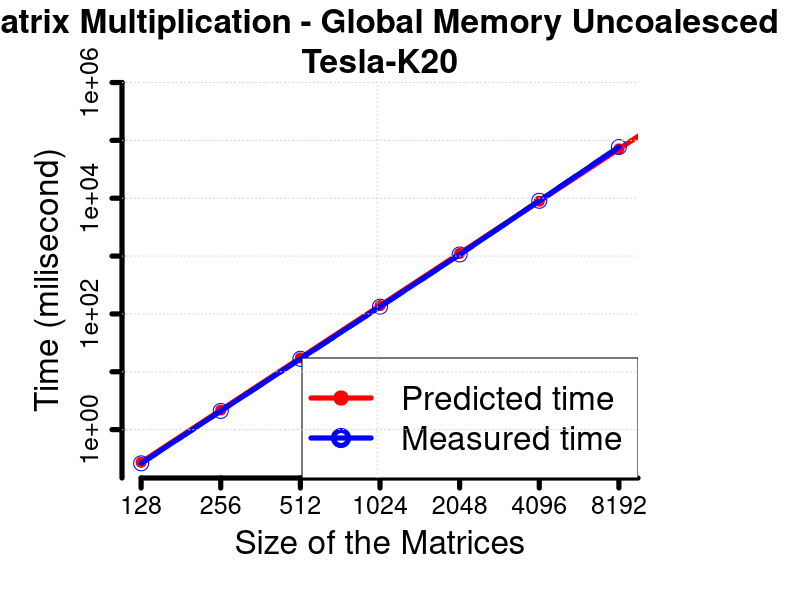
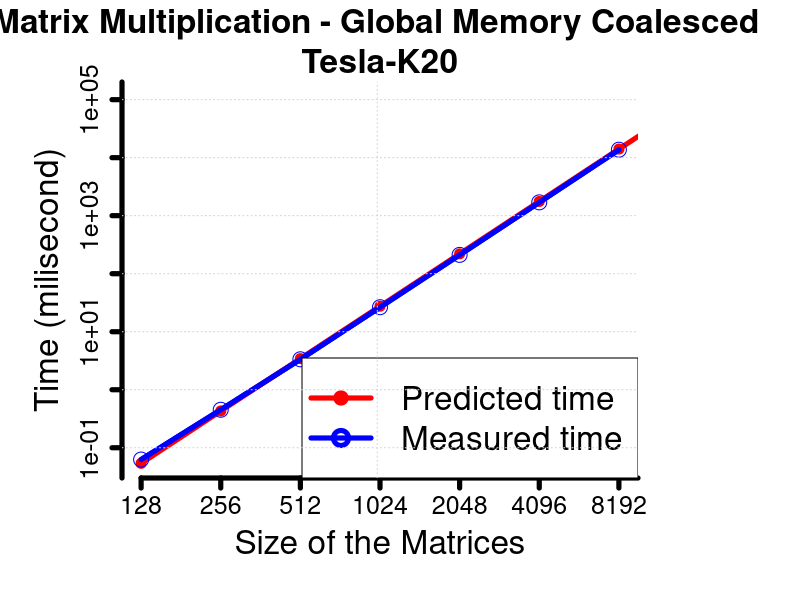
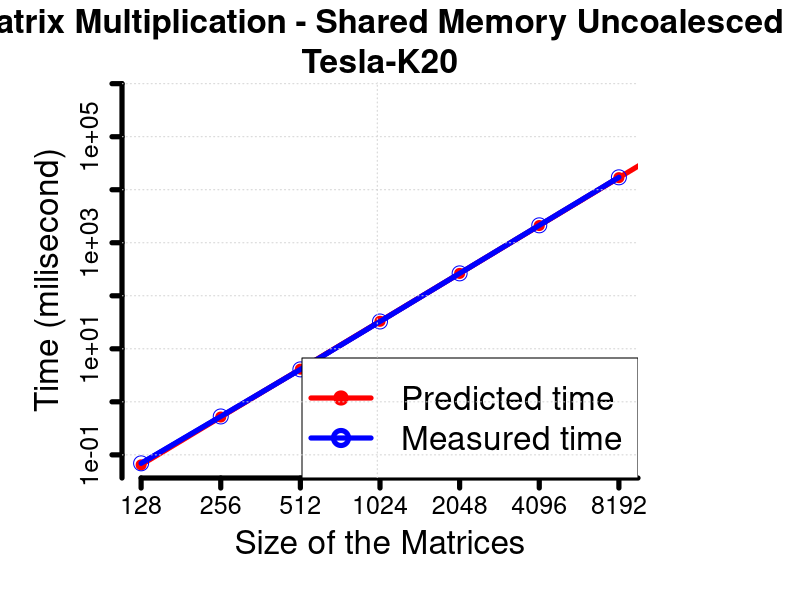
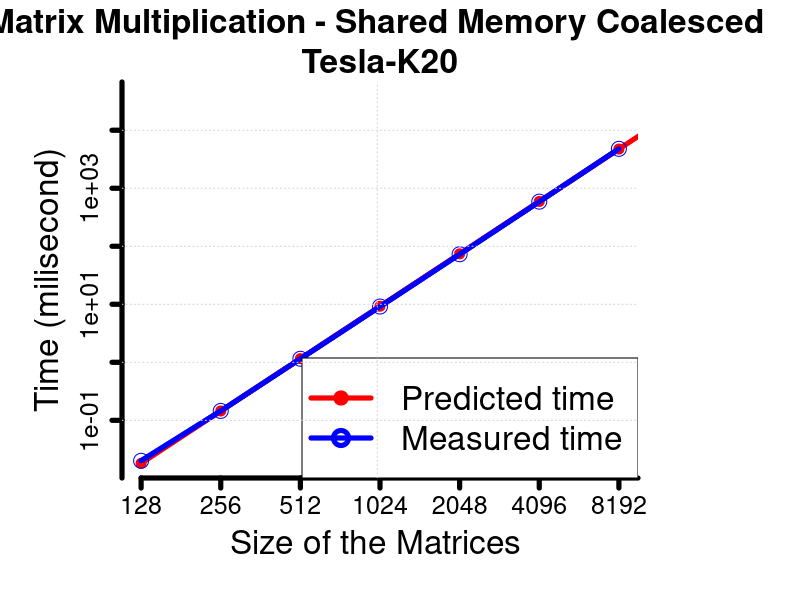
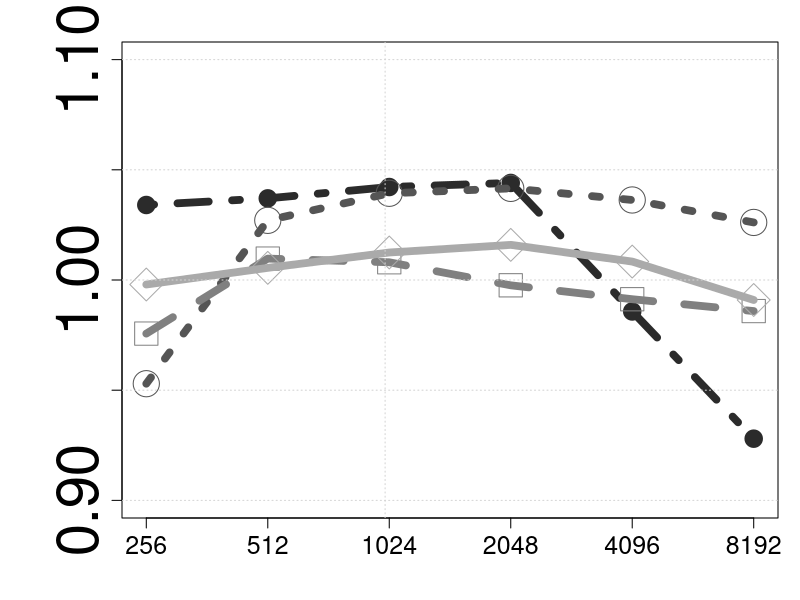

Reproduce these figures in R, in order.
setwd("/home/marcos/Dropbox/Doctorate/Results/2015/BSPGPU/experiment/tesla-k20/")

GPU <- "Tesla-K20"

# The palette of color
cbbPalette <- gray(1:4/6)#c("red", "blue", "darkgray", "orange","black","lightblue", "lightblue","violet")


matMulGmUnSP <- 0
matMulGmCoSP <- 0
matMulSmUnSP <- 0
matMulSmCoSP <- 0
SubSeqMax <- 0

temp <- as.matrix(read.table("./matMul-Gm-Un-SP.txt", sep="\t", header=F,fill = TRUE))
for (i in 1:7){
  matMulGmUnSP[i]<- mean(temp[i,1:10])
}

temp <- as.matrix(read.table("./matMul-Gm-SP.txt", sep="\t", header=F,fill = TRUE))
for (i in 1:7){
  matMulGmCoSP[i]<- mean(temp[i,1:10])
}


temp <- as.matrix(read.table("./matMul-Sm-Un-SP.txt", sep="\t", header=F,fill = TRUE))
for (i in 1:7){
  matMulSmUnSP[i]<- mean(temp[i,1:10])
}

temp <- as.matrix(read.table("./matMul-Sm-SP.txt", sep="\t", header=F,fill = TRUE))
for (i in 1:7){
  matMulSmCoSP[i]<- mean(temp[i,1:10])
}


temp <- as.matrix(read.table("./SubSeqMax.txt", sep="\t", header=F,fill = TRUE))
for (i in 1:12){
  SubSeqMax[i]<- mean(temp[i,1:10])
}


Nn <- 7:14;
N <- 2^Nn;

syzeBytes <- N*2*4; # Bytes
numberMultiplication <- N;
numberSumas <- N;


tileWidth <- 16;
threadsPerBlock <- tileWidth*tileWidth;

gridsizes <- as.integer((N +  tileWidth -1)/tileWidth);
blocknumber <- gridsizes*gridsizes
numberthreads <- threadsPerBlock * blocknumber;


PCoresNumber_GT630 <- 2496;
clockFrequency_GT630 <- 706; # Mhz	
cycleMultiplicationKepler <- 16;
cycleSumKepler <- 4;
cycleFMA <- 2

memoryBusWidth_GT630 <- 320/8; # Bytes
memoryClockRate_GT630 <- 2600; # Mhz

latencySharedMemory <- 5; #Cycles per processor
latencyGlobalMemory <- latencySharedMemory* 100; #Cycles per processor

latencyL1 <- latencySharedMemory; #Cycles per processor
latencyL2 <- latencyGlobalMemory*0.5; #Cycles per processor

bandWidth_GT630 <-  memoryClockRate_GT630 * memoryBusWidth_GT630 *2; # MB/s
flopsTheoreticalpeaK_GT630 <- clockFrequency_GT630 * PCoresNumber_GT630; # Mflops/second


GDDR5SizeMB_GT630 <- 2048; # MB
L2CacheSize_GT630 <- 128; # b
sharedMemorySize_GT630 <- 48;  # Kb
L1CacheSizeKB_GT630 <- 16; # Kb
registersPerBlock_GT630 <- 64; # Kb


### BSP MULTILEVEL MEMORY

#Cycles operations per Threadoperation
tempOperationcycles <- ((numberMultiplication * cycleFMA) + (0 * cycleSumKepler)) * numberthreads;
# Miliseconds
timeComputationKernel <-  tempOperationcycles; 
# Miliseconds
#communicationLatencyKernel <- (syzeBytes + 16)*numberthreads/(bandWidth_GT630*10^6)*10^3; 
# Miliseconds

reads <- numberthreads*N*2

L1Effect <- 0
L2Effect <- 0.02*reads
W <- 4.35

CommGM <- ((numberthreads*N*2 - L1Effect - L2Effect + numberthreads)*latencyGlobalMemory + L1Effect*latencyL1 + L2Effect*latencyL2);

# MODEL Multi_BSP_GPUModelPredictionTime Miliseconds
timeKernel_GM_Un <- ( W^-1*(timeComputationKernel + CommGM)/(flopsTheoreticalpeaK_GT630*10^6))*10^3;

SpeedupMatMulGmUnSP_GT630 <- timeKernel_GM_Un[1:7]/matMulGmUnSP;

############ MatMul GLobal Memory UnCoalesced 

png(filename="./images/MatMul-Gm-Un-SP.png", width=1200, height=800)
par(mar=c(6, 6, 4, 8) + 0.1)
plot(N[1:7], matMulGmUnSP[1:7],type="l",log="xy", lty = 2, lwd=c(5,5), yaxt="n",xaxt="n", 
     ylim=c(min(matMulGmUnSP,timeKernel_GM_Un), c(max(matMulGmUnSP,timeKernel_GM_Un))), xlim=c(128, 8192), 
     col = "blue", ylab = "Time (milisecond)", xlab = "Size of the Matrices",  cex.lab=2,cex.main=2,
     main = paste("Matrix Multiplication - Global Memory Uncoalesced \n", GPU, sep =""), axes = FALSE);

lines(N, timeKernel_GM_Un, col = "red",lwd=c(5,5));
points(N, timeKernel_GM_Un, col = "red", type = "p",pch=20,cex = 2)

lines(N[1:7], matMulGmUnSP[1:7], col = "blue",lwd=c(5,5));
points(N[1:7], matMulGmUnSP, col = "blue", pch=21,cex = 2);

axis(1, at = c(N), labels = c(N), cex.axis = 1.5,lwd=c(5,5))

y <- floor(log10(range(matMulGmUnSP,timeKernel_GM_Un)))
pow <- seq(y[1], y[2]+1);
axis(2, 10^pow, cex.axis = 1.5,lwd=c(5,5));

legend('bottomright', c("Predicted time","Measured time"), 
       lty=1, col=c("red","blue"), pch=c(20,21), lwd=c(5,5), cex=2)

grid()
dev.off()



############ MatMul GLobal Memory Coalesced #################
L1Effect <- 0
L2Effect <- 0.02*reads
W <- 22

CommGM <- ((numberthreads*N*2 - L1Effect - L2Effect + numberthreads)*latencyGlobalMemory + L1Effect*latencyL1 + L2Effect*latencyL2);

# MODEL Multi_BSP_GPUModelPredictionTime Miliseconds
timeKernel_GM_Co <- ( W^-1*(timeComputationKernel + CommGM)/(flopsTheoreticalpeaK_GT630*10^6))*10^3;

SpeedupMatMulGmCoSP_GT630 <- timeKernel_GM_Co[1:7]/matMulGmCoSP;

png(filename="./images/MatMul-Gm-Co-SP.png", width=1200, height=800)
par(mar=c(6, 6, 4, 8) + 0.1)
plot(N[1:7], matMulGmCoSP[1:7],type="l",log="xy", lty = 1, lwd=c(5,5), yaxt="n",xaxt="n", 
     ylim=c(min(matMulGmCoSP,timeKernel_GM_Co), c(max(matMulGmCoSP,timeKernel_GM_Co))), xlim=c(128, 8192), 
     col = "blue", ylab = "Time (milisecond)", xlab = "Size of the Matrices",  cex.lab=2,cex.main=2,
     main = paste("Matrix Multiplication - Global Memory Coalesced \n", GPU, sep =""), axes = FALSE);

lines(N, timeKernel_GM_Co, col = "red",lwd=c(5,5));
points(N, timeKernel_GM_Co, col = "red", type = "p",pch=20,cex = 2)

lines(N[1:7], matMulGmCoSP[1:7], col = "blue",lwd=c(5,5));
points(N[1:7], matMulGmCoSP, col = "blue", pch=21,cex = 2);

axis(1, at = c(N), labels = c(N),cex.axis = 1.5,lwd=c(5,5))

y <- floor(log10(range(matMulGmCoSP,timeKernel_GM_Co)))
pow <- seq(y[1], y[2]+1);
axis(2, 10^pow, cex.axis = 1.5,lwd=c(5,5));

legend('bottomright', c("Predicted time","Measured time"), 
       lty=1, col=c("red","blue"), pch=c(20,21), lwd=c(5,5), cex=2)
grid()
dev.off()


############ MatMul Shared Memory Un-Coalesced #################
L1Effect <- 0
L2Effect <- 0.02*reads
W <- 18.5

CommGM <- ((numberthreads*N*2 - L1Effect - L2Effect + numberthreads)*latencyGlobalMemory + L1Effect*latencyL1 + L2Effect*latencyL2);
CommSM <- (numberthreads*N*2 + numberthreads)*latencySharedMemory

# MODEL Multi_BSP_GPUModelPredictionTime Miliseconds
timeKernel_SM_Un <- ( W^-1*(timeComputationKernel + CommGM + CommSM)/(flopsTheoreticalpeaK_GT630*10^6))*10^3;

SpeedupMatMulSmUnSP_GT630 <- timeKernel_SM_Un[1:7]/matMulSmUnSP;

png(filename="./images/MatMul-Sm-Un-SP.png", width=1200, height=800)
par(mar=c(6, 6, 4, 8) + 0.1)
plot(N[1:7], matMulSmUnSP[1:7],type="l",log="xy", lty = 1, lwd=c(5,5), yaxt="n",xaxt="n", 
     ylim=c(min(matMulSmUnSP,timeKernel_GM_Un), c(max(matMulSmUnSP,timeKernel_GM_Un))), xlim=c(128, 8192), 
     col = "blue", ylab = "Time (milisecond)", xlab = "Size of the Matrices",  cex.lab=2,cex.main=2,
     main = paste("Matrix Multiplication - Shared Memory Uncoalesced \n", GPU, sep =""), axes = FALSE);

lines(N, timeKernel_SM_Un, col = "red",lwd=c(5,5));
points(N, timeKernel_SM_Un, col = "red", type = "p",pch=20,cex = 2)

lines(N[1:7], matMulSmUnSP[1:7], col = "blue",lwd=c(5,5));
points(N[1:7], matMulSmUnSP, col = "blue", pch=21,cex = 2);

axis(1, at = c(N), labels = c(N), cex.axis = 1.5,lwd=c(5,5))

y <- floor(log10(range(matMulSmUnSP,timeKernel_SM_Un)))
pow <- seq(y[1], y[2]+1);
axis(2, 10^pow, cex.axis = 1.5,lwd=c(5,5));

legend('bottomright', c("Predicted time","Measured time"), 
       lty=1, col=c("red","blue"), pch=c(20,21), lwd=c(5,5), cex=2)
grid()
dev.off()


############ MatMul Shared Memory Coalesced #################
L1Effect <- 0
L2Effect <- 0.02*reads
W <- 66

CommGM <- ((numberthreads*N*2 - L1Effect - L2Effect + numberthreads)*latencyGlobalMemory + L1Effect*latencyL1 + L2Effect*latencyL2);
CommSM <- ((numberthreads*N*2 + numberthreads)*latencySharedMemory)

# MODEL Multi_BSP_GPUModelPredictionTime Miliseconds
timeKernel_SM_Co <- ( W^-1*(timeComputationKernel + CommGM + CommSM)/(flopsTheoreticalpeaK_GT630*10^6))*10^3;

SpeedupMatMulSmCoSP_GT630 <- timeKernel_SM_Co[1:7]/matMulSmCoSP;

png(filename="./images/MatMul-Sm-Co-SP.png", width=1200, height=800)
par(mar=c(6, 6, 4, 8) + 0.1)
plot(N[1:7], matMulSmCoSP[1:7],type="l",log="xy", lty = 1, lwd=c(5,5), yaxt="n",xaxt="n", 
     ylim=c(min(matMulSmCoSP,timeKernel_SM_Co), c(max(matMulSmCoSP,timeKernel_SM_Co))), xlim=c(128, 8192), 
     col = "blue", ylab = "Time (milisecond)", xlab = "Size of the Matrices ",  cex.lab=2,cex.main=2,
     main = paste("Matrix Multiplication - Shared Memory Coalesced \n", GPU, sep =""), axes = FALSE);

lines(N, timeKernel_SM_Co, col = "red",lwd=c(5,5));
points(N, timeKernel_SM_Co, col = "red", type = "p",pch=20,cex = 2)

lines(N[1:7], matMulSmCoSP[1:7], col = "blue",lwd=c(5,5));
points(N[1:7], matMulSmCoSP, col = "blue", pch=21,cex = 2);

axis(1, at = c(N), labels = c(N), cex.axis = 1.5,lwd=c(5,5))

y <- floor(log10(range(matMulSmCoSP,timeKernel_SM_Un)))
pow <- seq(y[1], y[2]+1);
axis(2, 10^pow, cex.axis = 1.5,lwd=c(5,5));

legend('bottomright', c("Predicted time","Measured time"), 
       lty=1, col=c("red","blue"), pch=c(20,21), lwd=c(5,5), cex=2)
grid()
dev.off()



############ Difference between predicted and measured Time Matrix Multiplication ##############
dataN <- 2:7
png(filename="./images/speedup-MatMul.png", width=800, height=600)
par(mar=c(4, 6, 2, 1) + 0.1)

plot(N[dataN], SpeedupMatMulGmUnSP_GT630[dataN], type="l",  log="x",axes = TRUE, xaxt="n", lty = 4, lwd=c(7.5,7.5), 
     ylim=c(0.9, 1.1), xlim=c(256, 8192),
     col=cbbPalette[1], ylab = " ", main=" ", cex.axis=3.5, cex.lab=3.5, cex.main=3.5,
     xlab = " ");

points(N[dataN], SpeedupMatMulGmUnSP_GT630[dataN], col = cbbPalette[1], pch=20,cex = 3.5)

lines(N[dataN], SpeedupMatMulGmCoSP_GT630[dataN], col = cbbPalette[2],lwd=c(7.5,7.5), lty = 3);
points(N[dataN], SpeedupMatMulGmCoSP_GT630[dataN], col = cbbPalette[2], pch=21,cex = 3.5)

lines(N[dataN], SpeedupMatMulSmUnSP_GT630[dataN], col = cbbPalette[3],lwd=c(7.5,7.5), lty = 2);
points(N[dataN], SpeedupMatMulSmUnSP_GT630[dataN], col = cbbPalette[3], pch=22,cex = 3.5)

lines(N[dataN], SpeedupMatMulSmCoSP_GT630[dataN], col = cbbPalette[4],lwd=c(7.5,7.5), lty = 1);
points(N[dataN], SpeedupMatMulSmCoSP_GT630[dataN], col = cbbPalette[4], pch=23,cex = 3.5)

axis(1, at = c(N[dataN]), labels = c(N[dataN]), cex.axis = 1.5)
#axis(2, at=c(SpeedupMatMulGmUnSP_GT630), cex.axis = 1.5);
grid()
# legend('bottom', 
#        lty = c(4:1), col=c(cbbPalette[1:4]), pch=c(20:23), lwd=c(7.5,7.5), cex=2.75, ncol=2,bty ="n",
#        legend=c("Optimization (#1)","Optimization (#2)","Optimization (#3)","Optimization (#4)"))
dev.off()
